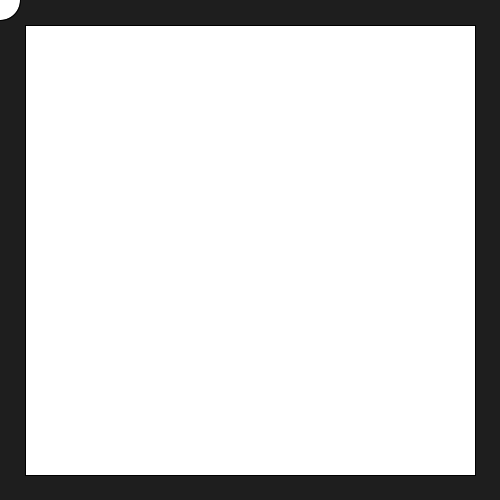
Frame 1 (no input)
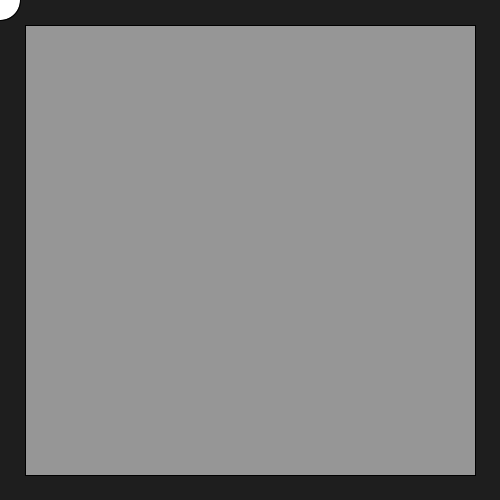
Frame 60 (the mouse pressed at the canvas centre just before this capture)
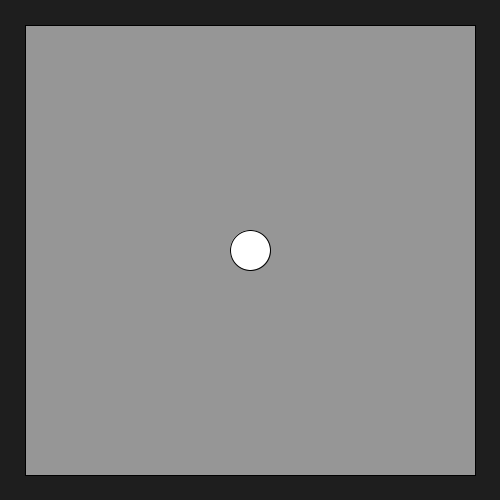
Frame 120 (the mouse held since frame 60 and released just before this capture)

The Processing sketch that drew these frames (run headless with seeded random() and noise(); from frame 60 on, the mouse is pressed at the canvas centre):

// Processing sketch: ex3_constrain
// ── ex3_constrain.pde
void setup() {
  size(500, 500);
}

void draw() {
  background(30);
  rect(25, 25, 450, 450);
  fill(255);
  ellipse(mouseX, mouseY, 40, 40);
  fill(150);
}
